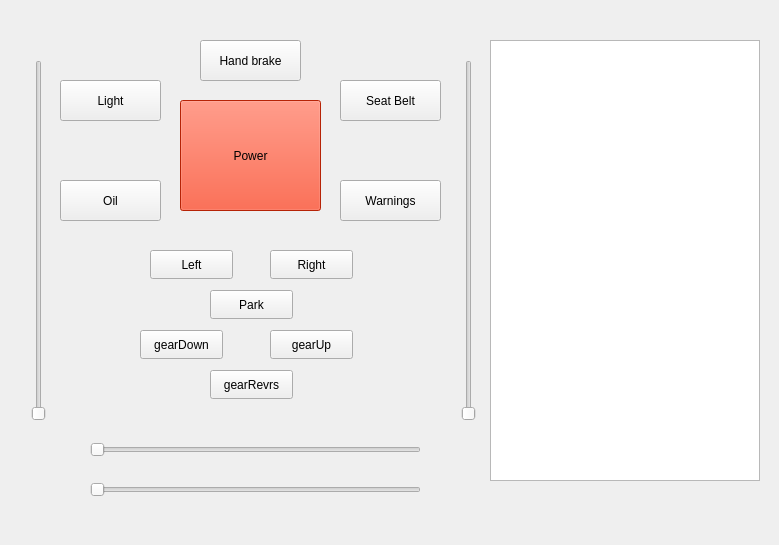
<?xml version="1.0" encoding="UTF-8"?>
<ui version="4.0">
 <class>MainWindow</class>
 <widget class="QMainWindow" name="MainWindow">
  <property name="geometry">
   <rect>
    <x>0</x>
    <y>0</y>
    <width>779</width>
    <height>545</height>
   </rect>
  </property>
  <property name="windowTitle">
   <string>MainWindow</string>
  </property>
  <widget class="QWidget" name="centralwidget">
   <widget class="QPushButton" name="btnConnect">
    <property name="geometry">
     <rect>
      <x>180</x>
      <y>100</y>
      <width>141</width>
      <height>111</height>
     </rect>
    </property>
    <property name="styleSheet">
     <string notr="true">background-color: rgb(255, 49, 8);
font: 700 16pt &quot;Segoe UI&quot;;</string>
    </property>
    <property name="text">
     <string>Power</string>
    </property>
   </widget>
   <widget class="QListWidget" name="LstConsole">
    <property name="geometry">
     <rect>
      <x>490</x>
      <y>40</y>
      <width>270</width>
      <height>441</height>
     </rect>
    </property>
   </widget>
   <widget class="QPushButton" name="LightSw">
    <property name="geometry">
     <rect>
      <x>60</x>
      <y>80</y>
      <width>101</width>
      <height>41</height>
     </rect>
    </property>
    <property name="text">
     <string>Light</string>
    </property>
   </widget>
   <widget class="QSlider" name="horizontalSlider">
    <property name="geometry">
     <rect>
      <x>90</x>
      <y>440</y>
      <width>331</width>
      <height>20</height>
     </rect>
    </property>
    <property name="maximum">
     <number>22</number>
    </property>
    <property name="orientation">
     <enum>Qt::Horizontal</enum>
    </property>
   </widget>
   <widget class="QPushButton" name="HandBrk">
    <property name="geometry">
     <rect>
      <x>200</x>
      <y>40</y>
      <width>101</width>
      <height>41</height>
     </rect>
    </property>
    <property name="text">
     <string>Hand brake</string>
    </property>
   </widget>
   <widget class="QPushButton" name="oilSw">
    <property name="geometry">
     <rect>
      <x>60</x>
      <y>180</y>
      <width>101</width>
      <height>41</height>
     </rect>
    </property>
    <property name="text">
     <string>Oil</string>
    </property>
   </widget>
   <widget class="QPushButton" name="seatSw">
    <property name="geometry">
     <rect>
      <x>340</x>
      <y>80</y>
      <width>101</width>
      <height>41</height>
     </rect>
    </property>
    <property name="text">
     <string>Seat Belt</string>
    </property>
   </widget>
   <widget class="QPushButton" name="warningSw">
    <property name="geometry">
     <rect>
      <x>340</x>
      <y>180</y>
      <width>101</width>
      <height>41</height>
     </rect>
    </property>
    <property name="text">
     <string>Warnings</string>
    </property>
   </widget>
   <widget class="QSlider" name="verticalSlider">
    <property name="geometry">
     <rect>
      <x>30</x>
      <y>60</y>
      <width>18</width>
      <height>361</height>
     </rect>
    </property>
    <property name="orientation">
     <enum>Qt::Vertical</enum>
    </property>
   </widget>
   <widget class="QPushButton" name="leftIndiSw">
    <property name="geometry">
     <rect>
      <x>150</x>
      <y>250</y>
      <width>83</width>
      <height>29</height>
     </rect>
    </property>
    <property name="text">
     <string>Left</string>
    </property>
   </widget>
   <widget class="QPushButton" name="rightIndiSw">
    <property name="geometry">
     <rect>
      <x>270</x>
      <y>250</y>
      <width>83</width>
      <height>29</height>
     </rect>
    </property>
    <property name="text">
     <string>Right</string>
    </property>
   </widget>
   <widget class="QPushButton" name="parkIndiSw">
    <property name="geometry">
     <rect>
      <x>210</x>
      <y>290</y>
      <width>83</width>
      <height>29</height>
     </rect>
    </property>
    <property name="text">
     <string>Park</string>
    </property>
   </widget>
   <widget class="QSlider" name="oilSlider">
    <property name="geometry">
     <rect>
      <x>460</x>
      <y>60</y>
      <width>18</width>
      <height>361</height>
     </rect>
    </property>
    <property name="orientation">
     <enum>Qt::Vertical</enum>
    </property>
   </widget>
   <widget class="QSlider" name="rpmSlider">
    <property name="geometry">
     <rect>
      <x>90</x>
      <y>480</y>
      <width>331</width>
      <height>20</height>
     </rect>
    </property>
    <property name="maximum">
     <number>22</number>
    </property>
    <property name="orientation">
     <enum>Qt::Horizontal</enum>
    </property>
   </widget>
   <widget class="QPushButton" name="gearUp">
    <property name="geometry">
     <rect>
      <x>270</x>
      <y>330</y>
      <width>83</width>
      <height>29</height>
     </rect>
    </property>
    <property name="text">
     <string>gearUp</string>
    </property>
   </widget>
   <widget class="QPushButton" name="gearDown">
    <property name="geometry">
     <rect>
      <x>140</x>
      <y>330</y>
      <width>83</width>
      <height>29</height>
     </rect>
    </property>
    <property name="text">
     <string>gearDown</string>
    </property>
   </widget>
   <widget class="QPushButton" name="gearRevrs">
    <property name="geometry">
     <rect>
      <x>210</x>
      <y>370</y>
      <width>83</width>
      <height>29</height>
     </rect>
    </property>
    <property name="text">
     <string>gearRevrs</string>
    </property>
   </widget>
  </widget>
 </widget>
 <resources/>
 <connections/>
</ui>
